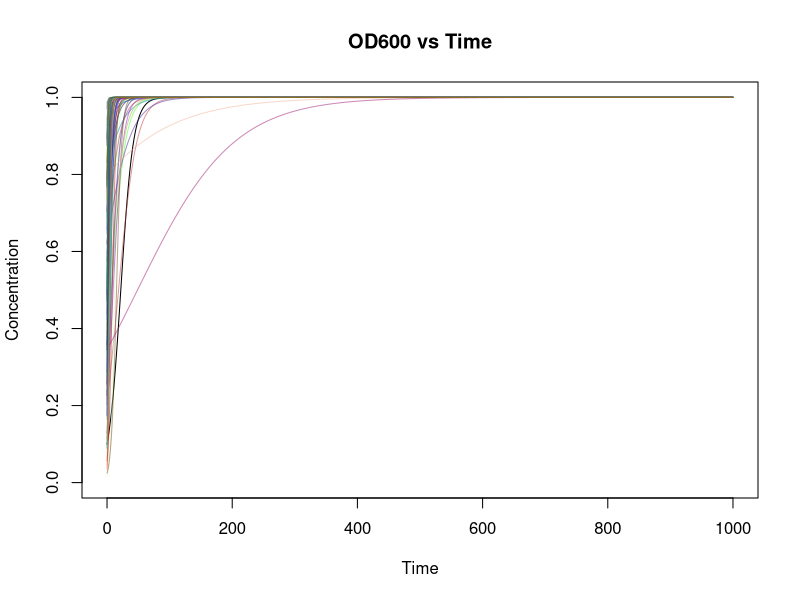

Source code (R):
# HackBio Internship Program - February, 2025
# Team-arginine on the stage-1 task
# The group consists of four people, namely:
# Meltem (GitHub: @meltemktn)
# BenAkande (GitHub: @BenAkande123)
# Manav Vaish (GitHub: @manavvaish)
# Favour_Imoniye (GitHub: @Favour-Imoniye)
# GitHub link to the team-arginine repository for stage-1:
# https://github.com/meltemktn/Team-Arginine-HackBio/tree/main/stage-1


# Function 1: Translation of DNA to protein

dna_to_protein<-function(sequence) {
  
  # Create a dataframe of codons and amino acids
  
  amino_acids<-c("A","R","N","D","C","E","Q","G","H","I","L","K","M",as.character("F"),"P","S",as.character("T"),"W","Y","V","*")
  codons<-list(c("GCT","GCC","GCA","GCG"),
              c("CGT","CGC","CGA","CGG","AGA","AGG"),
              c("AAT","AAC"),
              c("GAT","GAC"),
              c("TGT","TGC"),
              c("GAA","GAG"),
              c("CAA","CAG"),
              c("GGT","GGC","GGA","GGG"),
              c("CAT","CAC"),
              c("ATT","ATC","ATA"),
              c("CTT","CTC","CTA","CTG","TTA","TTG"),
              c("AAA","AAG"),
              c("ATG"),
              c("TTT","TTC"),
              c("CCT","CCC","CCA","CCG"),
              c("TCT","TCC","TCA","TCG","AGT","AGC"),
              c("ACT","ACC","ACA","ACG"),
              c("TGG"),
              c("TAT","TAC"),
              c("GTT","GTC","GTA","GTG"),
              c("TAA","TAG","TGA"))
  
  #Treat each vector of codons "as is" using the built-in function I
 
  codon_df<-data.frame(codons=I(codons),amino_acids=amino_acids)
  
  # Split sequence into triple letters
  
  seq_vec<-character() # Create an empty character vector
  for (i in seq(1,nchar(sequence),by=3)){ # Iterate over each character in the sequence
    codon<-substr(sequence,i,min(i+2,nchar(sequence))) # Extract sub-strings of 3 from the sequence
    seq_vec<-c(seq_vec,codon) #Append codon to the empty vector to create the codon sequence
  }

  # Match the codons to the amino acids and create the amino acid sequence
  
  aa_seq<-""
  for (cdn in seq_vec) {
    for (i in 1:nrow(codon_df)) {
      if (cdn %in% codon_df$codons[[i]]){ # double brackets to access the codon vector within the data frame
        aa_seq<-paste0(aa_seq,codon_df$amino_acids[i]) # add the amino acid to the new character vector, aa_seq
        if (codon_df$amino_acids[[i]]=="*") {
        return(aa_seq)
        }
        break #End the loop once you reach stop codon
      }
    }
  }
  return(aa_seq)
}
  

# Test the function!

dna_to_protein("ATGCCCTGGCTTGAACTGGGGCCCATATGA")

# Function 2: Generation and simulation of a logistic growth curve

# Defined a function where 

# n = Initial population size/concentration
# t = Time 
# r = Growth rate
# The carrying capacity / maximum concentration (K) is assumed 1

logistic_growth<-function(n,r,time) { 
  
  growth<- 1/(1+((1-n)/n)*exp(-r*time))
  return (growth)
}

# To randomize time - This is defined outside the function to try out different scenarios

time<-seq(0,1000,by=0.01)

# Run the function to initialize

od<-logistic_growth(0.1,0.1,time) 

# Set up the plot

plot(time,od,type="l",xlab="Time",ylab="Concentration",ylim=c(0,1),xlim=c(0,1000),main = "OD600 vs Time")

# To generate 100 lines in one plot

for (i in 1:100) {
  random_init_od<-runif(1,0.01,0.99) # Random initial optical density
  random_growth_rate <- runif(1,0.01,1) # Random growth rate
  od <- logistic_growth(random_init_od, random_growth_rate, time) # Run the function once again with randomly generated values
  lines(time, od, col = rgb(runif(1), runif(1), runif(1), 0.5)) # Add randomly generated lines with random colors
}
  
# Function 3: Calculating the time for a population to reach 80% of its carrying capacity

# Similar to the function above, the carrying capacity (K) is assumed to be 0.8
# The logistic growth function described above is reversed in case of this function

carrying_capacity_80<-function(init_od,final_od,growth_rate) {
  
  time_for_capacity<-((log((0.8/final_od)-1)-log((0.8-init_od)/init_od))/growth_rate)*-1
  return(paste("The time it takes to reach 80% of the carrying capacity is:", time_for_capacity,"hours"))
}

# Test the function! 

carrying_capacity_80(0.02,0.78,0.3)


# Function 4: Calculating the Hamming distance between two strings 

HammingDistance <- function(Slackname, Twittername) {
  
  # Split each username into their individual characters
  
  String1 <-strsplit(Slackname,"")[[1]]
  String2<- strsplit(Twittername,"")[[1]]
  
  # Compare the lengths of the strings
  
  if (length(String1) !=length(String2) ) {
    stop("Both inputs must have an equal number of characters!")
  }
  
  # Initialize Hamming distance 
  
  Distance <- 0
  
  # Compare each character in the strings with respect to their positions 
  
  for (x in 1:length(String1)) {
    if (String1[x] != String2[x]){
      
      Distance <- Distance + 1 # Add to the Hamming distance in case of a different character
    }
  }
  
  return(paste(Slackname,"and", Twittername, "have a Hamming distance of", Distance))}


# Test the function by comparing the Hamming distances between the Slack and Twitter usernames of all team members

HammingDistance("Favour_imoniye", "FImoniye123456")
HammingDistance("meltemktn18", "meltemktn12")
HammingDistance("BenAkande123","BenAkande335")
HammingDistance("manavvaish","manav00242")

